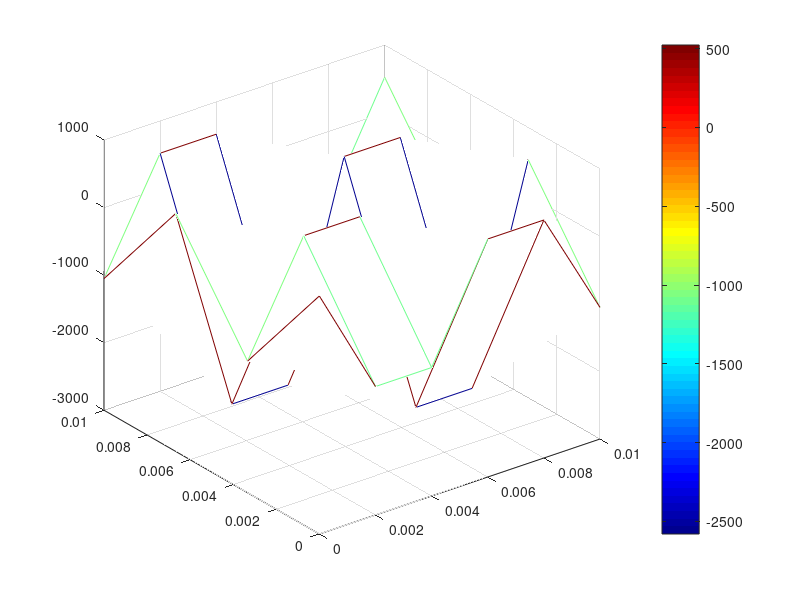

This chart was generated by the following MATLAB code:
clear all; close all; clc;

m = 6;
n = 4;
A=zeros(m*n,m*n);
C=zeros(m*n,1);

h_air = 200;
h_gas=900;
K=15;

D_x=0.01;
D_y=0.01;

T_uniform = 250+273.15;
T_inf_1=100+273.15;
T_inf_0=1400+273.15;

case0=[1,4,5,8,9,12,13,16,17,20,21,24];
case1=[6,7,18,19];
case2=[10,11,14,15];
case3=[2,3,22,23];

for k = 1:m*n
    if(ismember(k,case0))
        A(k,k)=1;
        C(k,1)=T_uniform;
    end
    if(ismember(k,case1))
        A(k,k)=-4;
        A(k,k-1)=1;
        A(k,k+1)=1;
        A(k,k-4)=1;
        A(k,k+4)=1;
        C(k,1)=0;
    end
    if(ismember(k,case2))
        A(k,k)=-2*(3+h_air*D_x/K);
        C(k,1)=2*T_inf_1*h_air/K;
        if(k==10)
            A(k,k-1)=2;
            A(k,k+1)=1;
            A(k,k-4)=2;
            A(k,k+4)=1;
        end
        if(k==11)
            A(k,k-1)=1;
            A(k,k+1)=2;
            A(k,k-4)=2;
            A(k,k+4)=1;
        end
        if(k==14)
            A(k,k-1)=2;
            A(k,k+1)=1;
            A(k,k-4)=1;
            A(k,k+4)=2;
        end
        if(k==15)
            A(k,k-1)=1;
            A(k,k+1)=2;
            A(k,k-4)=1;
            A(k,k+4)=2;
        end
        
    end
    
    if(ismember(k,case3))
        A(k,k)=-2*(2+h_air*D_x/K);
        A(k,k-1)=1;
        A(k,k+1)=1;
        C(k,1)=2*h_gas*D_x*T_inf_0/K;
        if((k==2)||(k==3))
            A(k,k+4)=2;
        end
        if((k==22)||(k==23))
            A(k,k-4)=2;
        end
    end
   
end

T=A\C;

% T =
% 
%    1.0e+03 *
% 
%     0.5232
%    -1.0984
%    -1.0984
%     0.5232
%     0.5232
%    -1.0517
%    -1.0517
%     0.5232
%     0.5232
%    -2.5800
%    -2.5800
%     0.5232
%     0.5232
%    -2.5800
%    -2.5800
%     0.5232
%     0.5232
%    -1.0517
%    -1.0517
%     0.5232
%     0.5232
%    -1.0984
%    -1.0984
%     0.5232
    
W = 0.01;

for i=1:m
    x(i,1)=(i-1)*W/(m-1); % x - Mx1 vector of x-positions of each node (m)
end
for j=1:n
    y(j,1)=(j-1)*W/(n-1); % y - Nx1 vector of y-positions of each node (m)
end

for i=1:m
    for j=1:n
        T_grid(i,j)=T(m*(j-1)+i);
    end
end

mesh(x,y,T_grid'); colormap jet; colorbar;